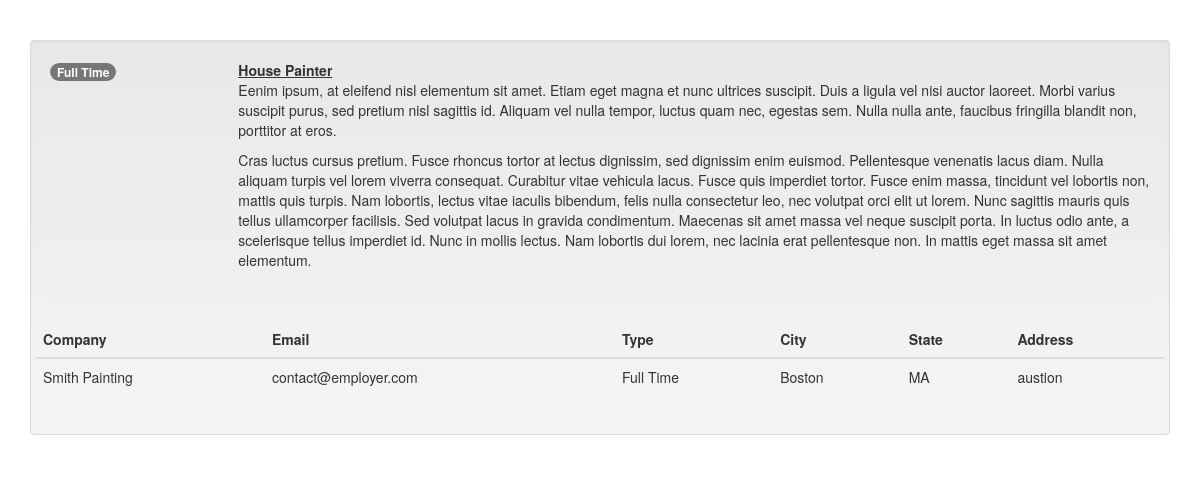
/files/jobs.php?pk=4, run on the app's committed database.
### tables this page shows
CREATE TABLE `Types` (
  `id` int(11) NOT NULL,
  `name` varchar(100) NOT NULL,
  `color` varchar(100) NOT NULL
);

CREATE TABLE `jobs` (
  `id` int(11) NOT NULL,
  `category_id` int(11) NOT NULL,
  `user_id` int(11) NOT NULL,
  `type_id` int(11) NOT NULL,
  `company_name` varchar(100) NOT NULL,
  `title` varchar(100) NOT NULL,
  `description` text NOT NULL,
  `city` varchar(100) NOT NULL,
  `state` varchar(100) NOT NULL,
  `contact_email` varchar(100) NOT NULL,
  `created` datetime DEFAULT NULL,
  `Company_id` int(11) NOT NULL
);

CREATE TABLE `Company` (
  `id` int(11) NOT NULL,
  `companyName` varchar(50) NOT NULL,
  `address` varchar(100) NOT NULL
);

### files/jobs.php (the view)
<?php include('incs/head.php'); ?>
<body>
	<div class="container"><br><br>
		<?php
		if(isset($_GET['pk'])){
			$key = $_GET['pk'];
			$jobs = "SELECT * FROM jobs WHERE id = $key";
			$get  = mysqli_query($con, $jobs);
				while($row = mysqli_fetch_assoc($get)){
					$companyName   = $row['company_name'];
					$type_id	   = $row['type_id'];
					$title         = $row['title'];
					$description   = $row['description'];
					$city          = $row['city'];
					$state         = $row['state'];
					$contact_email = $row['contact_email'];
					$Company_id    = $row['Company_id'];
					$type = "SELECT id, name, color FROM types WHERE $type_id = id";
					$getType = mysqli_query($con, $type);
					while($row = mysqli_fetch_assoc($getType)){
						$typename = $row['name'];
						$typecolor = $row['color'];
					}
					$company = "SELECT id, address FROM company WHERE $Company_id = id";
					$getcompany = mysqli_query($con, $company);
					while($row = mysqli_fetch_assoc($getcompany)){
						$address   = $row['address'];
					}
				}
			}
		?>
		<div class="well">
			<div class="row">
				<div class="col-xs-2"><div class="badge <?php echo $typecolor; ?>"><?php echo $typename; ?></div></div>
				<div class="col-xs-10">
					<b><u><?php echo $title; ?></u></b><br>
					<?php echo $description; ?>
				</div>
			</div>
			<hr>
			<div class="row">
				<table class="table">
				    <thead>
				      <tr>
				        <th>Company</th>
				        <th>Email</th>
				        <th>Type</th>
				        <th>City</th>
				        <th>State</th>
				        <th>Address</th>
				      </tr>
				    </thead>
				    <tbody>
				      <tr>
				        <td><?php echo $companyName; ?></td>
				        <td><?php echo $contact_email; ?></td>
				        <td><?php echo $typename; ?></td>
				        <td><?php echo $city; ?></td>
				        <td><?php echo $state; ?></td>
				        <td><?php echo $address; ?></td>
				      </tr>
				    </tbody>
				  </table>
			</div>
		</div>
	</div>
</body>

### data on the page
types: name "Full Time"
jobs: title "House Painter", description "Eenim ipsum, at eleifend nisl elementum sit amet. Etiam eget magna et nunc ultrices suscipit. Duis a ligula vel nisi auctor laoreet. Morbi varius suscipit purus, sed pretium nisl sagittis id. Aliquam vel nulla tempor, luctus quam nec, egestas sem. Nulla nulla ante, faucibus fringilla blandit non, porttitor at eros. Cras luctus cursus pretium. Fusce rhoncus tortor at lectus dignissim, sed dignissim enim euismod. Pellentesque venenatis lacus diam. Nulla aliquam turpis vel lorem viverra consequat. Curabitur vitae vehicula lacus. Fusce quis imperdiet tortor. Fusce enim massa, tincidunt vel lobortis non, mattis quis turpis. Nam lobortis, lectus vitae iaculis bibendum, felis nulla consectetur…", company_name "Smith Painting", contact_email "contact@employer.com", city "Boston", state "MA"
company: address "austion"
